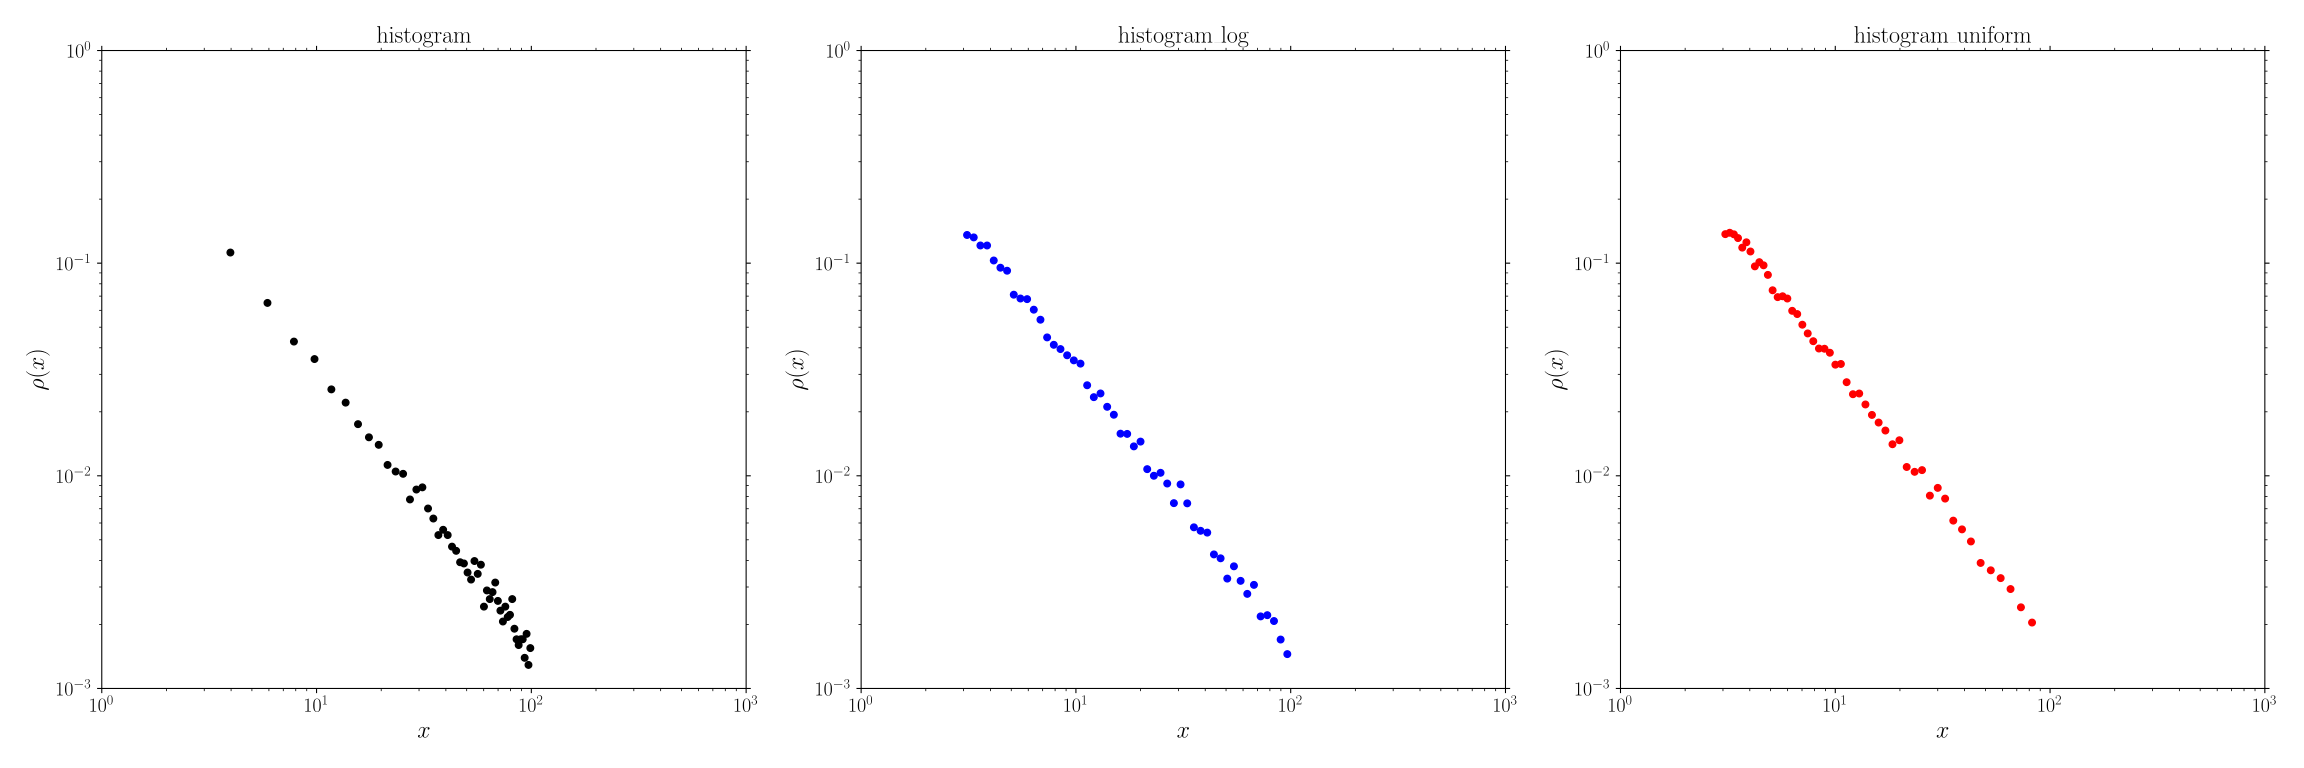

The script that saved this image:

import matplotlib.pyplot as plt
import goosempl          as gplt
import numpy             as np

plt.style.use(['goose','goose-latex'])

# ------------------------------------------------------------------------------

def distribution(a=100, b=3, g=-.3, size=10000):

  r = np.random.random(size=size)

  return (a**g + (b**g - a**g)*r)**(1./g)

# ------------------------------------------------------------------------------

data = distribution()

fig, axes = plt.subplots(ncols=3, figsize=(24,8))

P,x = gplt.histogram(data, bins=50, x='mid', density=True)

axes[0].plot(x,P,marker='o', linestyle='none', markersize=5., color='k')

axes[0].set_title(r'histogram')

P,x = gplt.histogram_log(data, bins=50, x='mid', density=True)

axes[1].plot(x,P,marker='o', linestyle='none', markersize=5., color='b')

axes[1].set_title(r'histogram\_log')

P,x = gplt.histogram_uniform(data, bins=200, x='mid', density=True)

axes[2].plot(x,P,marker='o', linestyle='none', markersize=5., color='r')

axes[2].set_title(r'histogram\_uniform')

for ax in axes:

  ax.set_xlabel(r'$x$')
  ax.set_ylabel(r'$\rho(x)$')

  ax.set_xscale('log')
  ax.set_yscale('log')

  ax.set_xlim([10**0   , 10**3])
  ax.set_ylim([10**(-3), 10**0])

plt.savefig('histrogram_powerlaw.svg')
plt.show()
